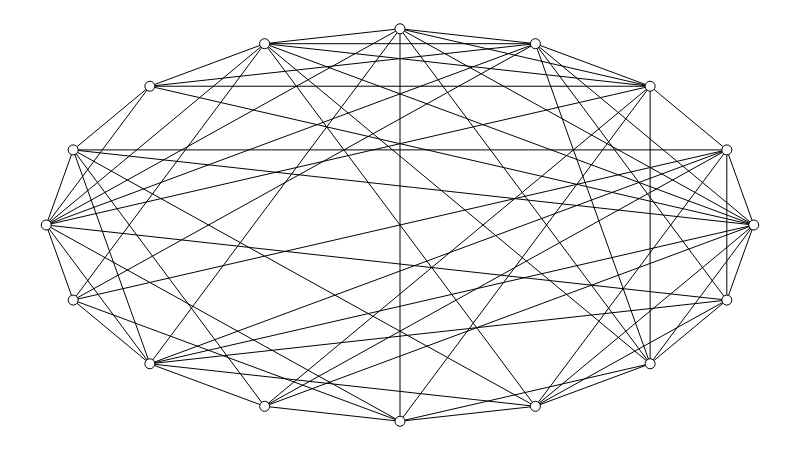

Write notebook code for a chart like this one.
### Markdown cell above
Xi, o comprimento médio cresce quase linearmente em função do número de nós... ou seja, a estrutura de árvore não parece modelar um pequeno mundo em redes maiores.

As duplas Sabrina/Leo e Ale/Paulo pensaram em uma proposta alternativa: um anel de nós com "atalhos" adicionados especificamente para encurtar os caminhos. Esse tipo de aresta, que "atravessa" um circuito, é conhecido como *corda*.

A função abaixo constrói uma rede desse tipo, mas com uma restrição: além do número de nós, ela exige que você especifique qual é o *grau médio* que o grafo deve ter. O *grau* de um nó é o número de arestas que estão ligadas a ele, portanto, o grau médio é proporcional à *densidade* do grafo, ou seja, ao número total de arestas.

Por que estamos impondo essa restrição? Para evitar uma "segunda trapaça": queremos uma caracterização *estrutural* de pequeno mundo, que permita comparar grafos com *mesmo número de nós* e *mesma densidade*. Essa proposta de anel com cordas só pode ser considerada promissora se parar em pé sem o "migué" de ficarmos adicionando atalhos à vontade até os caminhos ficarem curtos o suficiente.

### Code cell
def chorded_ring(num_nodes, avg_degree):

    # Gera um grafo circular.
    g = nx.cycle_graph(num_nodes)

    # Prepara uma lista de pares de nós para sorteio.
    edges = [(n, m) for n, m in combinations(g.nodes, 2)]
    shuffle(edges)

    # Calcula limite de arestas a partir do grau médio.
    # Você consegue enxergar porque essa relação vale?
    max_edges = int((num_nodes * avg_degree) / 2 + 0.5)

    # Para cada par de nós sorteado...
    for n, m in edges:

        # ...se a aresta correspondente não existe...
        if not g.has_edge(n, m):

            # ...cria a aresta, ou seja, adiciona o "atalho"...
            g.add_edge(n, m)

            # ... e, se atingir o limite, para.
            if g.number_of_edges() == max_edges:
                break

    return g


# Gera um anel com cordas.
g = chorded_ring(NUM_NODES, AVG_DEGREE)

# Atribui posições aos nós.
sn.set_circle_positions(g)

# Mostra o grafo.
show_graph(g)

### Figure 1 — Plotly figure (JSON) as saved in the notebook; plotly's stock layout.template omitted (floating-point values rounded to 4 significant figures; data arrays with more than 128 entries replaced by an {"elided": "..."} marker saying what was removed)
{"data": [{"hoverinfo": "none", "line": {"color": "rgb(0, 0, 0)", "width": 1}, "mode": "lines", "x": {"elided": "192 float values"}, "y": {"elided": "192 float values"}}, {"hoverinfo": "none", "marker": {"color": "rgb(255, 255, 255)", "line": {"color": "rgb(0, 0, 0)", "width": 1}, "size": 10}, "mode": "markers+text", "text": [], "textfont": {"color": "rgb(0, 0, 0)"}, "textposition": "middle center", "x": [1, 0.9619, 0.8536, 0.6913, 0.5, 0.3087, 0.1464, 0.03806, 0, 0.03806, 0.1464, 0.3087, 0.5, 0.6913, 0.8536, 0.9619], "y": [0.5, 0.6913, 0.8536, 0.9619, 1, 0.9619, 0.8536, 0.6913, 0.5, 0.3087, 0.1464, 0.03806, 0, 0.03806, 0.1464, 0.3087]}], "layout": {"height": 450, "margin": {"b": 0, "l": 0, "r": 0, "t": 0}, "showlegend": false, "width": 800, "xaxis": {"showgrid": false, "showticklabels": false, "zeroline": false}, "yaxis": {"showgrid": false, "showticklabels": false, "zeroline": false}}}
